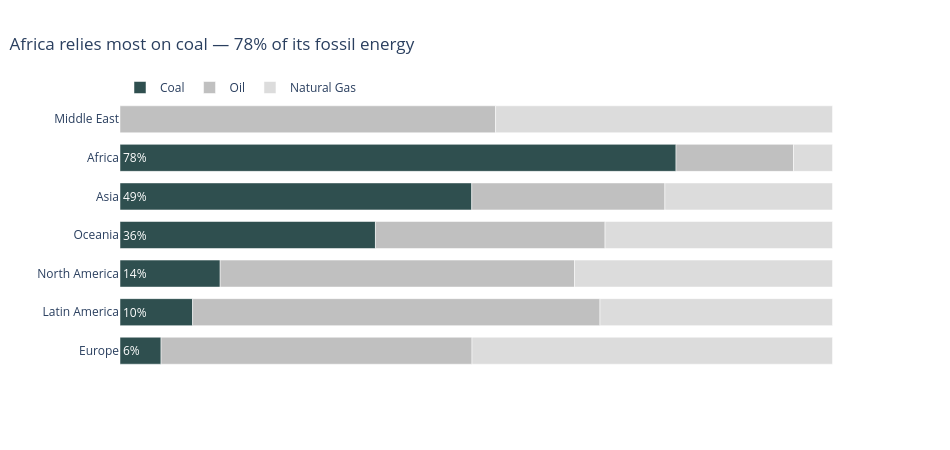

This figure's notebook cell:
### Markdown cell above
## Task 3 — 100% stacked bar: which region relies most on coal?

### Code cell
# ── Data prep ─────────────────────────────────────────────────────────────────
fossil_mix = df_fossil.groupby(['Region', 'Source'], as_index=False)['TWh'].sum()
fossil_mix['Share'] = fossil_mix['TWh'] / fossil_mix.groupby('Region')['TWh'].transform('sum')
fossil_mix['Label'] = np.where(fossil_mix['Source'] == 'Coal', fossil_mix['Share'].map('{:.0%}'.format), '')

coal = fossil_mix.loc[fossil_mix['Source'] == 'Coal'].sort_values('Share', ascending=False)

# Coal keeps its Task 1 colour; oil and gas become context greys
mix_colors = {'Coal': 'darkslategray', 'Oil': 'silver', 'Natural Gas': 'gainsboro'}

# ── Step 1: Plotly Express base chart ─────────────────────────────────────────
fig = px.bar(
    fossil_mix, x='Share', y='Region', color='Source', orientation='h', text='Label',
    color_discrete_map=mix_colors,
    category_orders={'Region': coal['Region'].tolist(),                  # highest coal share at the top
                     'Source': ['Coal', 'Oil', 'Natural Gas']},           # coal on the baseline
    title=f"{coal['Region'].iloc[0]} relies most on coal — {coal['Share'].iloc[0]:.0%} of its fossil energy",
    labels={'Region': '', 'Source': ''},
    height=450, width=950, template='plotly_white',
)

# ── Step 2: Customisation ─────────────────────────────────────────────────────
fig.update_traces(textposition='inside', insidetextanchor='start', textfont_color='white',
                  hovertemplate='%{y}, %{fullData.name}: %{x:.0%}<extra></extra>')
fig.update_xaxes(visible=False)
fig.update_yaxes(showgrid=False)
fig.update_layout(title_x=0.01, bargap=0.3, legend=dict(orientation='h', x=0, y=1.1))
fig.show()

### Figure 1 — Plotly figure (JSON) as saved in the notebook; plotly's stock layout.template omitted (floating-point values rounded to 4 significant figures)
{"data": [{"alignmentgroup": "True", "hovertemplate": "%{y}, %{fullData.name}: %{x:.0%}<extra></extra>", "insidetextanchor": "start", "legendgroup": "Coal", "marker": {"color": "darkslategray", "pattern": {"shape": ""}}, "name": "Coal", "offsetgroup": "Coal", "orientation": "h", "showlegend": true, "text": ["78%", "49%", "6%", "10%", "14%", "36%"], "textfont": {"color": "white"}, "textposition": "inside", "type": "bar", "x": [0.7804, 0.4937, 0.05765, 0.1019, 0.1406, 0.3585], "xaxis": "x", "y": ["Africa", "Asia", "Europe", "Latin America", "North America", "Oceania"], "yaxis": "y"}, {"alignmentgroup": "True", "hovertemplate": "%{y}, %{fullData.name}: %{x:.0%}<extra></extra>", "insidetextanchor": "start", "legendgroup": "Oil", "marker": {"color": "silver", "pattern": {"shape": ""}}, "name": "Oil", "offsetgroup": "Oil", "orientation": "h", "showlegend": true, "text": ["", "", "", "", "", "", ""], "textfont": {"color": "white"}, "textposition": "inside", "type": "bar", "x": [0.1648, 0.2711, 0.4364, 0.5718, 0.5271, 0.4973, 0.3223], "xaxis": "x", "y": ["Africa", "Asia", "Europe", "Latin America", "Middle East", "North America", "Oceania"], "yaxis": "y"}, {"alignmentgroup": "True", "hovertemplate": "%{y}, %{fullData.name}: %{x:.0%}<extra></extra>", "insidetextanchor": "start", "legendgroup": "Natural Gas", "marker": {"color": "gainsboro", "pattern": {"shape": ""}}, "name": "Natural Gas", "offsetgroup": "Natural Gas", "orientation": "h", "showlegend": true, "text": ["", "", "", "", "", "", ""], "textfont": {"color": "white"}, "textposition": "inside", "type": "bar", "x": [0.05476, 0.2352, 0.5059, 0.3264, 0.4729, 0.3621, 0.3192], "xaxis": "x", "y": ["Africa", "Asia", "Europe", "Latin America", "Middle East", "North America", "Oceania"], "yaxis": "y"}], "layout": {"bargap": 0.3, "barmode": "relative", "height": 450, "legend": {"orientation": "h", "title": {"text": ""}, "tracegroupgap": 0, "x": 0, "y": 1.1}, "title": {"text": "Africa relies most on coal — 78% of its fossil energy", "x": 0.01}, "width": 950, "xaxis": {"anchor": "y", "autorange": true, "domain": [0, 1], "range": [0, 1.053], "title": {"text": "Share"}, "type": "linear", "visible": false}, "yaxis": {"anchor": "x", "autorange": true, "categoryarray": ["Europe", "Latin America", "North America", "Oceania", "Asia", "Africa"], "categoryorder": "array", "domain": [0, 1], "range": [-0.5, 6.5], "showgrid": false, "title": {"text": ""}, "type": "category"}}}
